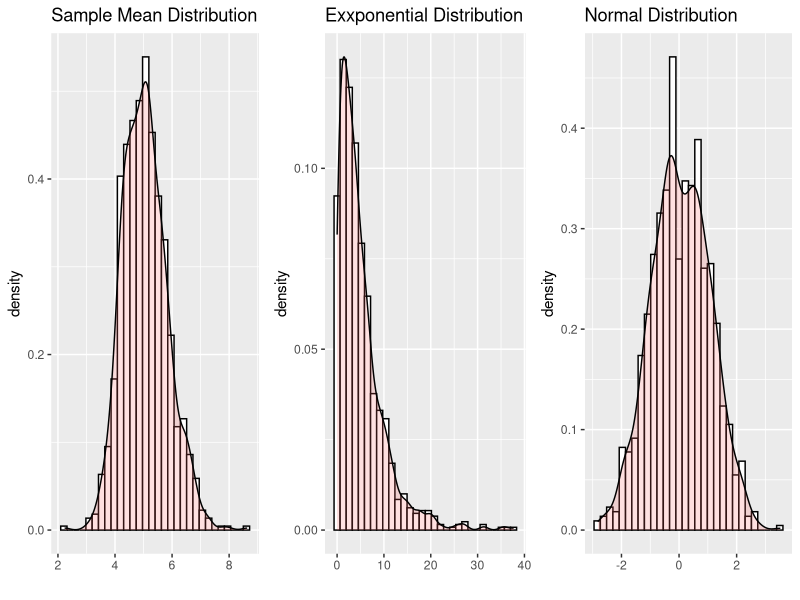

The R script that drew this image:
## ---- chunk 1
knitr::opts_chunk$set(echo = TRUE)
library(ggplot2)
library(gridExtra)
## ---- chunk 2
#Create matrix with dimensions 40 by 1000 filled with exponentialy 
#distributed data and find the mean for each simulation:
n<- 40
simulations <- 1000
lambda<-.2
mu<- apply(matrix(data =rexp(n*simulations, rate= lambda), 
                  nrow=n, ncol=simulations), 2, mean)
## ---- chunk 3
#Calculate sample mean versus theoretical mean:
smean<- mean(apply(matrix(data =rexp(n*1000, rate= lambda), 
                          nrow=n, ncol=simulations), 2, mean))
tmean<- 1/lambda
## ---- chunk 4
tmean 
## ---- chunk 5
smean 
## ---- chunk 6
#Calculate sample mean versus theoretical mean:
ssdt<- sd(apply(matrix(data =rexp(n*1000, rate= lambda), 
                       nrow=n, ncol=simulations), 2, mean))
tsdt<- (1/lambda)/sqrt(n)
## ---- chunk 7
tsdt
## ---- chunk 8
ssdt 
## ---- chunk 9
#create density histogram for sample means
g1<- ggplot(data=data.frame(mu), aes(mu))+
    geom_histogram(aes(y = ..density..), colour="black", fill="white") +
    geom_density(alpha = 0.2, fill = "#FF6666")+
    labs(title="Sample Mean Distribution", x="")

#create density histogram for distribution variable example:
expvar<- rexp(simulations, rate =.2)
g2<- ggplot(data=data.frame(expvar), aes(expvar))+
    geom_histogram(aes(y = ..density..), colour="black", fill="white")+
    geom_density(alpha = 0.2, fill = "#FF6666")+
    labs(title="Exxponential Distribution", x="")

#create density histogram for normal distribution example:
randvar<- rnorm(simulations)
g3<- ggplot(data=data.frame(randvar), aes(randvar))+
    geom_histogram(aes(y = ..density..), colour="black", fill="white")+
    geom_density(alpha = 0.2, fill = "#FF6666")+ 
    labs(title="Normal Distribution", x="")

#arrange all three graphs on one page 
grid.arrange(g1, g2, g3, nrow = 1)
